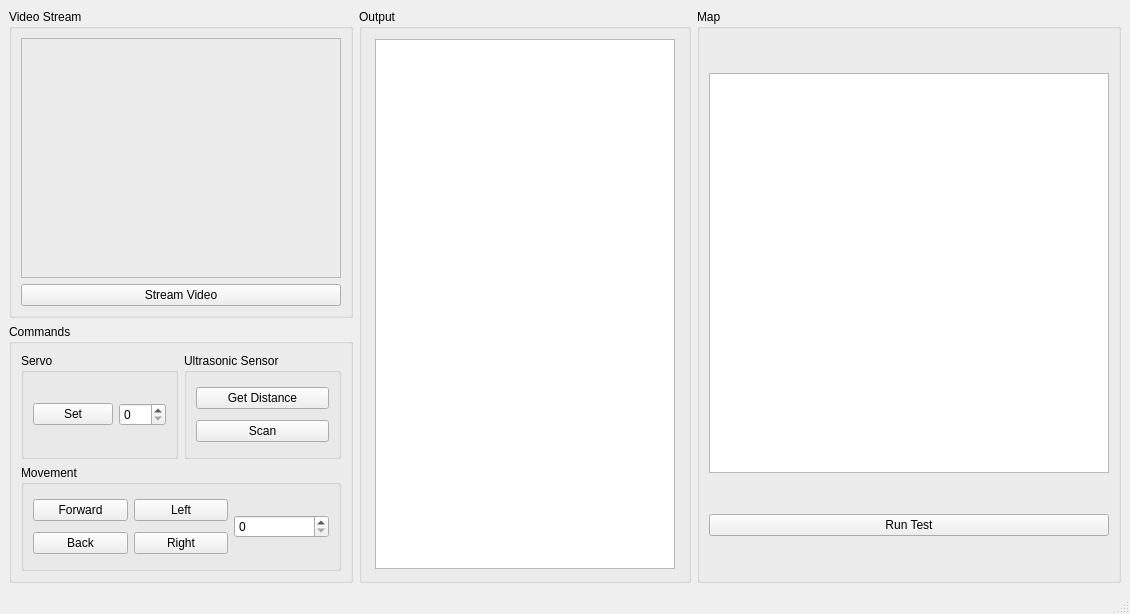
<?xml version="1.0" encoding="UTF-8"?>
<ui version="4.0">
 <class>MainWindow</class>
 <widget class="QMainWindow" name="MainWindow">
  <property name="geometry">
   <rect>
    <x>0</x>
    <y>0</y>
    <width>1130</width>
    <height>614</height>
   </rect>
  </property>
  <property name="windowTitle">
   <string>Robot</string>
  </property>
  <property name="autoFillBackground">
   <bool>false</bool>
  </property>
  <widget class="QWidget" name="centralwidget">
   <layout class="QGridLayout" name="gridLayout_4">
    <item row="0" column="0">
     <widget class="QGroupBox" name="groupBox_7">
      <property name="title">
       <string>Video Stream</string>
      </property>
      <layout class="QGridLayout" name="gridLayout_2">
       <item row="0" column="0">
        <widget class="QFrame" name="frame">
         <property name="minimumSize">
          <size>
           <width>320</width>
           <height>240</height>
          </size>
         </property>
         <property name="maximumSize">
          <size>
           <width>320</width>
           <height>240</height>
          </size>
         </property>
         <property name="frameShape">
          <enum>QFrame::StyledPanel</enum>
         </property>
         <property name="frameShadow">
          <enum>QFrame::Raised</enum>
         </property>
        </widget>
       </item>
       <item row="1" column="0">
        <widget class="QPushButton" name="videoButton">
         <property name="text">
          <string>Stream Video</string>
         </property>
        </widget>
       </item>
      </layout>
     </widget>
    </item>
    <item row="0" column="1" rowspan="2">
     <widget class="QGroupBox" name="groupBox_2">
      <property name="title">
       <string>Output</string>
      </property>
      <layout class="QGridLayout" name="gridLayout_3">
       <item row="0" column="0">
        <widget class="QTextBrowser" name="textBrowser">
         <property name="minimumSize">
          <size>
           <width>300</width>
           <height>400</height>
          </size>
         </property>
         <property name="maximumSize">
          <size>
           <width>300</width>
           <height>530</height>
          </size>
         </property>
        </widget>
       </item>
      </layout>
     </widget>
    </item>
    <item row="0" column="2" rowspan="2">
     <widget class="QGroupBox" name="groupBox">
      <property name="title">
       <string>Map</string>
      </property>
      <layout class="QGridLayout" name="gridLayout_7">
       <item row="0" column="0">
        <widget class="QGraphicsView" name="mapGraphicsView">
         <property name="minimumSize">
          <size>
           <width>400</width>
           <height>400</height>
          </size>
         </property>
         <property name="maximumSize">
          <size>
           <width>400</width>
           <height>400</height>
          </size>
         </property>
        </widget>
       </item>
       <item row="1" column="0">
        <widget class="QPushButton" name="testButton">
         <property name="text">
          <string>Run Test</string>
         </property>
        </widget>
       </item>
      </layout>
     </widget>
    </item>
    <item row="1" column="0">
     <widget class="QGroupBox" name="groupBox_3">
      <property name="title">
       <string>Commands</string>
      </property>
      <layout class="QGridLayout" name="gridLayout">
       <item row="0" column="0">
        <widget class="QGroupBox" name="groupBox_4">
         <property name="title">
          <string>Servo</string>
         </property>
         <layout class="QGridLayout" name="gridLayout_5">
          <item row="0" column="0">
           <widget class="QPushButton" name="pushButton">
            <property name="text">
             <string>Set</string>
            </property>
           </widget>
          </item>
          <item row="0" column="1">
           <widget class="QSpinBox" name="spinBox_2">
            <property name="maximum">
             <number>180</number>
            </property>
           </widget>
          </item>
         </layout>
        </widget>
       </item>
       <item row="0" column="1">
        <widget class="QGroupBox" name="groupBox_5">
         <property name="title">
          <string>Ultrasonic Sensor</string>
         </property>
         <layout class="QGridLayout" name="gridLayout_8">
          <item row="0" column="1">
           <widget class="QPushButton" name="distanceButton">
            <property name="text">
             <string>Get Distance</string>
            </property>
           </widget>
          </item>
          <item row="1" column="1">
           <widget class="QPushButton" name="scanButton">
            <property name="text">
             <string>Scan</string>
            </property>
           </widget>
          </item>
         </layout>
        </widget>
       </item>
       <item row="1" column="0" colspan="2">
        <widget class="QGroupBox" name="groupBox_6">
         <property name="title">
          <string>Movement</string>
         </property>
         <layout class="QGridLayout" name="gridLayout_9">
          <item row="0" column="0">
           <widget class="QPushButton" name="forwardButton">
            <property name="text">
             <string>Forward</string>
            </property>
           </widget>
          </item>
          <item row="0" column="1">
           <widget class="QPushButton" name="leftButton">
            <property name="text">
             <string>Left</string>
            </property>
           </widget>
          </item>
          <item row="0" column="2" rowspan="2">
           <widget class="QSpinBox" name="movementSpinBox">
            <property name="maximum">
             <number>100</number>
            </property>
           </widget>
          </item>
          <item row="1" column="0">
           <widget class="QPushButton" name="backButton">
            <property name="text">
             <string>Back</string>
            </property>
           </widget>
          </item>
          <item row="1" column="1">
           <widget class="QPushButton" name="rightButton">
            <property name="text">
             <string>Right</string>
            </property>
           </widget>
          </item>
         </layout>
        </widget>
       </item>
      </layout>
     </widget>
    </item>
   </layout>
  </widget>
  <widget class="QMenuBar" name="menubar">
   <property name="geometry">
    <rect>
     <x>0</x>
     <y>0</y>
     <width>1130</width>
     <height>25</height>
    </rect>
   </property>
  </widget>
  <widget class="QStatusBar" name="statusbar"/>
 </widget>
 <resources/>
 <connections/>
</ui>
